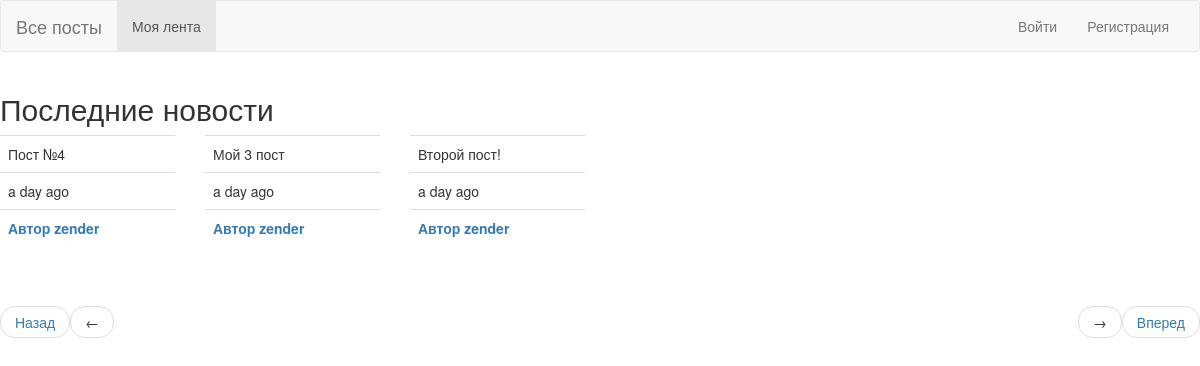
/explore?page=2, run on the app's committed database.
### app/models.py (models this page shows, shortened)
class Post(db.Model):
    id = db.Column(db.Integer, primary_key=True)
    body = db.Column(db.String, nullable=False)
    dt =db.Column(db.DateTime,default=datetime.utcnow)
    user_id = db.Column(db.Integer, db.ForeignKey('user.id'))

class User(db.Model, UserMixin):
    id = db.Column(db.Integer, primary_key=True)
    username = db.Column(db.String, unique=True, nullable=False)
    password = db.Column(db.String(128), nullable=False)
    email= db.Column(db.String, unique=True, nullable=False)
    last_seen =db.Column(db.DateTime,default=datetime.utcnow)
    about_me = db.Column(db.String)
    posts = db.relationship('Post', backref='author', lazy='dynamic')
    followed = db.relationship(
        'User', secondary=followers,
        primaryjoin=(followers.c.follower_id==id),
        secondaryjoin=(followers.c.followed_id==id),
        backref=db.backref('follower', lazy='dynamic'), lazy='dynamic'
    )

### app/routes.py (the view)
@app.route('/explore')
def explore():
    page = request.args.get('page', 1, type=int)
    posts = Post.query.order_by(Post.dt.desc()).paginate(
        page=page, per_page=app.config['POSTS_PER_PAGE'], error_out=False)
    prev_url = url_for('explore', page = posts.prev_num) if posts.has_prev else None
    next_url = url_for('explore', page = posts.next_num) if posts.has_next else None
    return render_template('index.html', title='Все посты', posts=posts.items,
                            prev_url=prev_url, next_url=next_url)

### app/routes.py (called while the page is built)
@app.before_request
def before_request():
    if current_user.is_authenticated:
        current_user.last_seen = datetime.utcnow()
        db.session.commit()

### app/templates/index.html (shortened to what this page needs)
{% extends 'base.html' %}
{% import 'bootstrap/wtf.html' as wtf   %}
{% block content %}
    <h2>Последние новости</h2>
    <div class="row">
    {% for post in posts %}
        {% include '_post.html'  %}
    {% endfor %}
    </div>
    <br>
    {% include '_paginate.html'   %}
{% endblock %}

### app/templates/_post.html (shortened to what this page needs)
<div class="col-md-2">
    <table class="table table-hover">
        <tr> <td>{{post.body}} </td></tr>
         <tr><td>{{ moment(post.dt).fromNow()}}</td></tr>
        {% if current_user == post.author %}
            <tr> <td><b> Автор {{post.author.username}} </b> </td> </tr>
            <tr> <td><a href="{{url_for('delete_post', id=post.id)}}">Удалить</td> </tr>
        {% else %}
            <tr>
                <td><b> <a href="{{url_for('profile', username=post.author.username)}}">Автор {{post.author.username}} </a></b> </td>
            </tr>
        {% endif %}
</table>
</div>

### data on the page
Post: body "Пост №4", dt "a day ago", author.username "zender"
Post: body "Мой 3 пост", dt "a day ago", author.username "zender"
Post: body "Второй пост!", dt "a day ago", author.username "zender"
